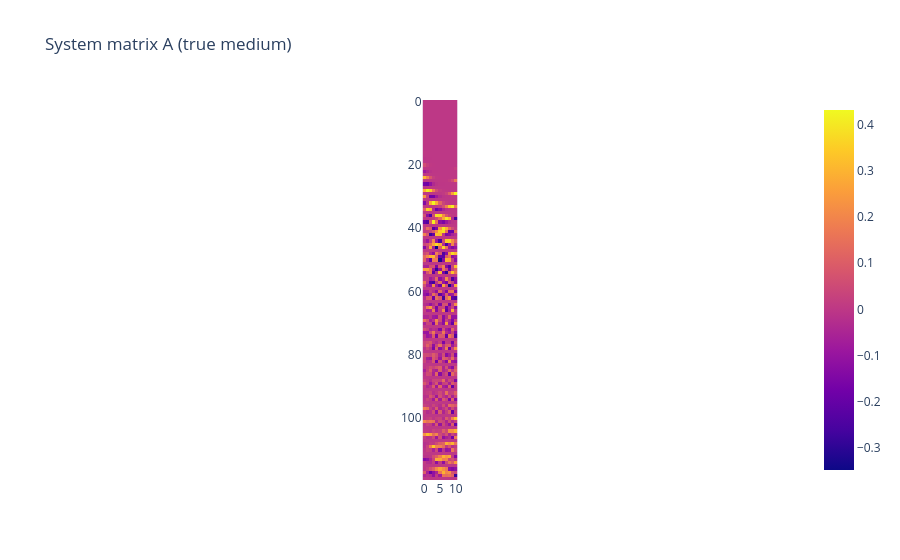

Notebook code for this chart:
### Code cell
# -------- GROUND TRUTH --------
# Ground truth matrices
A_p_true, B_sqrt_true, B_sqrt_inv_true = get_LS(T, dt, m0, k0, D, p_x, p_b)
display(px.imshow(A_p_true.real, title='System matrix A (true medium)'))
#display(px.imshow(A_p_true[:, 2].real.reshape(T, -1), title='Impulse response at center source, pressure component'))

# Initial conditions
b0 /= np.linalg.norm(b0)                                                                # Normalize initial conditions
b_true = (B_sqrt_true @ b0.T).T                                                         # Right-hand side GT

# Project the initial conditions (source region)
b_true = b_true.flatten()[p_b.astype(bool).flatten()]

# Solve the forward problem (including the measurement projection)
x_p = A_p_true @ b_true

# Compute data norm
x_norm = np.linalg.norm(x_p)

# Data resolution matrix (only geometric!)
R_true = (A_p_true @ np.linalg.pinv(A_p_true)).real

# Loss computation
E = np.linalg.norm(R_true @ x_p) / x_norm
loss = 1 - E

# Display results
print(f'Expected value: {E:.10f}')

print(f'Geometric loss for true medium, {loss:.10f}\n')

# Show wave field (only if P_b = I)
# display(px.imshow(x_p.reshape(T, N).real, title='Wave field (true medium)'))

# Compute Maximum-likelihood source
b_ml = np.linalg.lstsq(A_p_true, x_p, rcond=None)[0]  # Solve the linear system
b_full = p_b.copy()
b_full[b_full.nonzero()] = b_ml.real
#display(px.imshow(b_full.reshape(T, N).real, title='Maximum-likelihood source'))
#display(px.imshow(b0[:N0], title='True source'))

# Show wave field
x_full = p_x.copy()
x_full[x_full.nonzero()] = x_p.real
#display(px.imshow(x_full, title='Sampled Wave Field').show())

### Figure 1 — Plotly figure (JSON) as saved in the notebook; plotly's stock layout.template omitted (floating-point values rounded to 4 significant figures; data arrays with more than 128 entries replaced by an {"elided": "..."} marker saying what was removed)
{"data": [{"coloraxis": "coloraxis", "hovertemplate": "x: %{x}<br>y: %{y}<br>color: %{z}<extra></extra>", "name": "0", "type": "heatmap", "xaxis": "x", "yaxis": "y", "z": {"elided": "120x11 float values"}}], "layout": {"coloraxis": {"colorscale": [[0, "#0d0887"], [0.1111, "#46039f"], [0.2222, "#7201a8"], [0.3333, "#9c179e"], [0.4444, "#bd3786"], [0.5556, "#d8576b"], [0.6667, "#ed7953"], [0.7778, "#fb9f3a"], [0.8889, "#fdca26"], [1, "#f0f921"]]}, "title": {"text": "System matrix A (true medium)"}, "xaxis": {"anchor": "y", "constrain": "domain", "domain": [0, 1], "scaleanchor": "y"}, "yaxis": {"anchor": "x", "autorange": "reversed", "constrain": "domain", "domain": [0, 1]}}}
